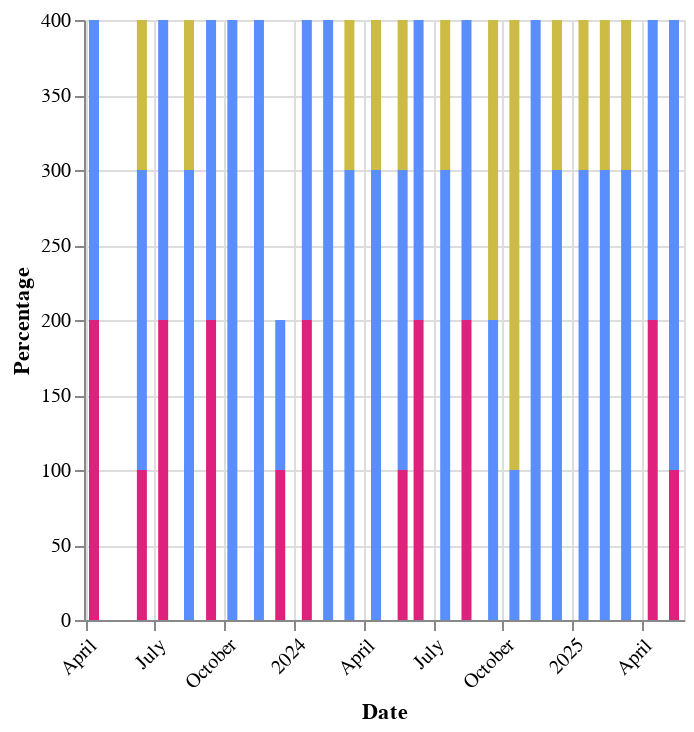

Notebook cell for this chart:
### Code cell
_report_route_dir_visuals.grouped_bar_chart(
        df2,
        x_col = "Date",
        y_col="Percentage",
        color_col="variable",
        color_scheme = [*specific_chart_dict.colors],
        tooltip_cols = [*specific_chart_dict.tooltip],
        date_format = "",
        offset_col="variable:N",
    ).facet(
        column=alt.Column(
            "Period:N",
        )

### Figure 1 — Vega-Lite specification as saved in the notebook (floating-point values rounded to 4 significant figures; data arrays with more than 128 entries replaced by an {"elided": "..."} marker saying what was removed)
{"config": {"view": {"continuousWidth": 300, "continuousHeight": 300}}, "data": {"name": "data-085751b9aea13f476ac5ff41005f8cad"}, "mark": {"type": "bar", "size": 5}, "encoding": {"color": {"field": "variable", "legend": null, "scale": {"range": ["#ccbb44", "#5b8efd", "#dd217d"]}, "title": "variable", "type": "nominal"}, "tooltip": [{"field": "Date", "type": "temporal"}, {"field": "Route", "type": "nominal"}, {"field": "Direction", "type": "nominal"}, {"field": "Period", "type": "nominal"}, {"field": "Percentage", "type": "quantitative"}], "x": {"axis": {"format": "", "labelAngle": -45}, "field": "Date", "title": "Date", "type": "temporal"}, "xOffset": {"field": "variable", "title": "variable:N", "type": "nominal"}, "y": {"field": "Percentage", "title": "Percentage", "type": "quantitative"}}, "$schema": "https://vega.github.io/schema/vega-lite/v5.20.1.json", "datasets": {"data-085751b9aea13f476ac5ff41005f8cad": {"elided": "294 records"}}}
